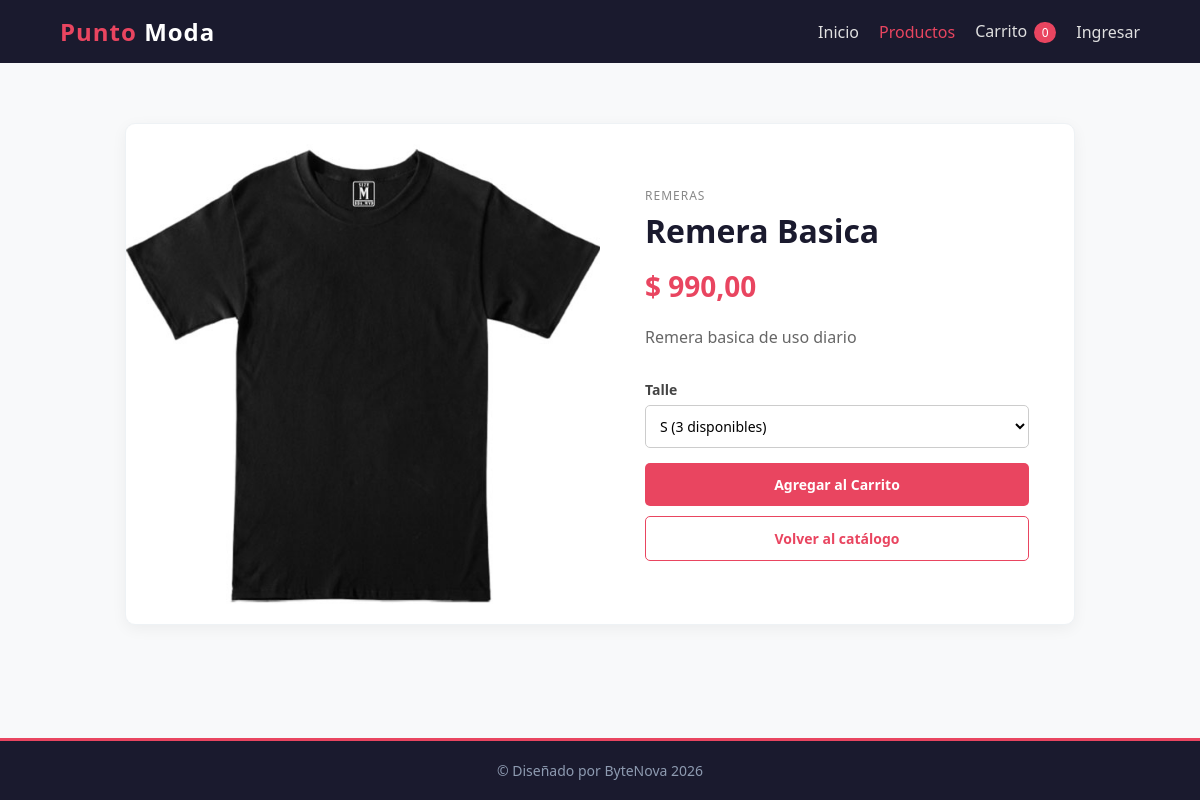
/index.php?pagina=producto&id=2, run on the app's committed database.
### tables this page shows
CREATE TABLE Producto (
    id_producto INT AUTO_INCREMENT PRIMARY KEY,
    nombre VARCHAR(100) NOT NULL,
    descripcion TEXT,
    precio DECIMAL(10,2) NOT NULL,
    imagen VARCHAR(255),
    stock_minimo INT NOT NULL DEFAULT 0,
    activo TINYINT NOT NULL DEFAULT 1,
    id_categoria INT NOT NULL,
    FOREIGN KEY (id_categoria) REFERENCES Categoria(id_categoria)
);

CREATE TABLE Categoria (
    id_categoria INT AUTO_INCREMENT PRIMARY KEY,
    nombre VARCHAR(60) NOT NULL UNIQUE
);

### controllers/ProductoController.php (called while the page is built, shortened)
<?php
require_once __DIR__ . "/../models/ProductoModel.php";
class ProductoController {
    private $productoModel;
    public function __construct($conexion) {
        $this->productoModel = new ProductoModel($conexion);
    }
    public function mostrarDetalle() {
        $id = filter_var($_GET["id"] ?? "", FILTER_VALIDATE_INT);
        $producto = null;
        $talles = [];
        $precioCarrito = 0;
        if ($id !== false && $id > 0) {
            $producto = $this->productoModel->obtenerProductoPorId($id);
        }
        if ($producto) {
            $talles = $this->productoModel->listarTalles($id);
            $precioCarrito = $producto["precio"];
        } else {
            http_response_code(404);
        }
        require __DIR__ . "/../views/detalle-producto.php";
    }
}

### models/ProductoModel.php (called while the page is built, shortened)
<?php
class ProductoModel {
    private $conexion;
    public function __construct($conexion) {
        $this->conexion = $conexion;
    }
    public function obtenerProductoPorId($idProducto) {
        $sql = "SELECT Producto.id_producto, Producto.nombre, Producto.descripcion, Producto.precio,
		Producto.imagen,
        COALESCE((SELECT SUM(Producto_Talle.stock)
            FROM Producto_Talle
            WHERE Producto_Talle.id_producto = Producto.id_producto), 0) AS stock,
        Categoria.nombre AS categoria
		FROM Producto
		JOIN Categoria ON Producto.id_categoria = Categoria.id_categoria
		WHERE Producto.id_producto = ? AND Producto.activo = 1";
        $consulta = mysqli_prepare($this->conexion, $sql);
        mysqli_stmt_bind_param($consulta, "i", $idProducto);
        mysqli_stmt_execute($consulta);
        $resultado = mysqli_stmt_get_result($consulta);
        $producto = mysqli_fetch_assoc($resultado);
        return $producto;
    }
    public function listarTalles($idProducto) {
        $consulta = $this->conexion->prepare("SELECT talle, stock FROM Producto_Talle WHERE id_producto = ?
            ORDER BY CASE talle WHEN 'XS' THEN 1 WHEN 'S' THEN 2 WHEN 'M' THEN 3
                WHEN 'L' THEN 4 WHEN 'XL' THEN 5 WHEN 'XXL' THEN 6 ELSE 7 END, talle ASC");
        $consulta->bind_param("i", $idProducto);
        $consulta->execute();
        $resultado = $consulta->get_result();
        $talles = [];
        while ($talle = $resultado->fetch_assoc()) {
            $talles[] = $talle;
        }
        return $talles;
    }
}

### config/auth.php (called while the page is built, shortened)
<?php
function escapar($texto) {
    return htmlspecialchars((string)$texto, ENT_QUOTES, "UTF-8");
}

### views/detalle-producto.php (the view, shortened to what this page needs)
<?php
require __DIR__ . "/header.php";
?>
<main>
		<?php if ($producto): ?>
			<section class="detalle-producto">
				<div class="detalle-imagen">
					<img src="<?php echo htmlspecialchars($producto["imagen"]); ?>" alt="<?php echo htmlspecialchars($producto["nombre"]); ?>">
				</div>
				<div class="detalle-info">
					<p class="categoria-producto"><?php echo htmlspecialchars($producto["categoria"]); ?></p>
					<h1><?php echo htmlspecialchars($producto["nombre"]); ?></h1>
					<p class="detalle-precio">$ <?php echo escapar(number_format((float)$producto["precio"], 2, ",", ".")); ?></p>
					<p class="detalle-descripcion"><?php echo htmlspecialchars($producto["descripcion"]); ?></p>
					<div class="seleccion-talle detalle-talle">
						<label for="talle-detalle">Talle</label>
						<select id="talle-detalle" class="selector-talle" data-producto-id="<?php echo escapar($producto["id_producto"]); ?>">
							<?php $seleccionInicialDefinida = false; ?>
							<?php foreach ($talles as $filaTalle): ?>
								<option value="<?php echo htmlspecialchars($filaTalle["talle"]); ?>" data-stock="<?php echo (int)$filaTalle["stock"]; ?>" <?php if ($filaTalle["stock"] <= 0) { echo "disabled"; } elseif (!$seleccionInicialDefinida) { echo "selected"; $seleccionInicialDefinida = true; } ?>>
								    <?php echo htmlspecialchars($filaTalle["talle"]); ?>
								    <?php if ($filaTalle["stock"] > 0): ?>
								        (<?php echo escapar($filaTalle["stock"]); ?> disponibles)
								    <?php else: ?>
								        (agotado)
								    <?php endif; ?>
								</option>
							<?php endforeach; ?>
						</select>
					</div>
					<div class="detalle-acciones">
						<button
							type="button"
							class="btn btn-agregar-producto"
							data-id="<?php echo escapar($producto["id_producto"]); ?>"
							data-nombre="<?php echo htmlspecialchars($producto["nombre"]); ?>"
							data-precio="<?php echo escapar($precioCarrito); ?>"
							<?php if ($producto["stock"] <= 0) echo "disabled"; ?>
						>Agregar al Carrito</button>
						<a href="index.php?pagina=productos" class="btn btn-secundario">Volver al catálogo</a>
					</div>
				</div>
			</section>
		<?php else: ?>
			<p>No se encontró el producto.</p>
		<?php endif; ?>
	</main>
<?php
require __DIR__ . "/footer.php";
?>

### css/style.css (style rules this page uses)
* { margin: 0; padding: 0; box-sizing: border-box; font-family: 'Segoe UI', Tahoma, Geneva, Verdana, sans-serif; }
body { background-color: #f8f9fa; color: #333; display: flex; flex-direction: column; min-height: 100vh; }
main { flex: 1; padding: 40px 5%; }
.btn { display: inline-block; background-color: #e94560; color: white; padding: 12px 30px; text-decoration: none; border-radius: 5px; font-weight: bold; transition: background 0.3s; border: none; cursor: pointer; font-size: 14px; text-align: center; }
.btn-secundario { background-color: #fff; color: #e94560; border: 1px solid #e94560; }
.categoria-producto { font-size: 12px; color: #888; text-transform: uppercase; letter-spacing: 1px; margin-bottom: 5px; }
.detalle-producto { max-width: 950px; margin: 20px auto; background-color: #fff; border: 1px solid #eef2f5; border-radius: 10px; box-shadow: 0 4px 15px rgba(0, 0, 0, 0.05); display: flex; overflow: hidden; }
.detalle-imagen, .detalle-info { width: 50%; }
.detalle-imagen { min-height: 500px; background-color: #eceff1; }
.detalle-imagen img { width: 100%; height: 100%; object-fit: cover; }
.detalle-info { padding: 45px; display: flex; flex-direction: column; justify-content: center; }
.detalle-info h1 { font-size: 32px; color: #1a1a2e; margin-bottom: 15px; }
.detalle-precio { font-size: 28px; font-weight: bold; color: #e94560; margin-bottom: 20px; }
.detalle-descripcion { line-height: 1.6; color: #666; margin-bottom: 30px; }
.detalle-acciones { display: flex; flex-direction: column; gap: 10px; }
.seleccion-talle { margin-bottom: 15px; }
.seleccion-talle label { display: block; font-size: 14px; font-weight: 600; color: #444; margin-bottom: 6px; }
.selector-talle { width: 100%; padding: 10px; border: 1px solid #ccc; border-radius: 5px; background-color: #fff; font-size: 14px; }

### data on the page
producto: imagen (picture), id_categoria.nombre "REMERAS", nombre "Remera Basica", precio "990,00", descripcion "Remera basica de uso diario"

### other printed values
form field value "S (3 disponibles)"
